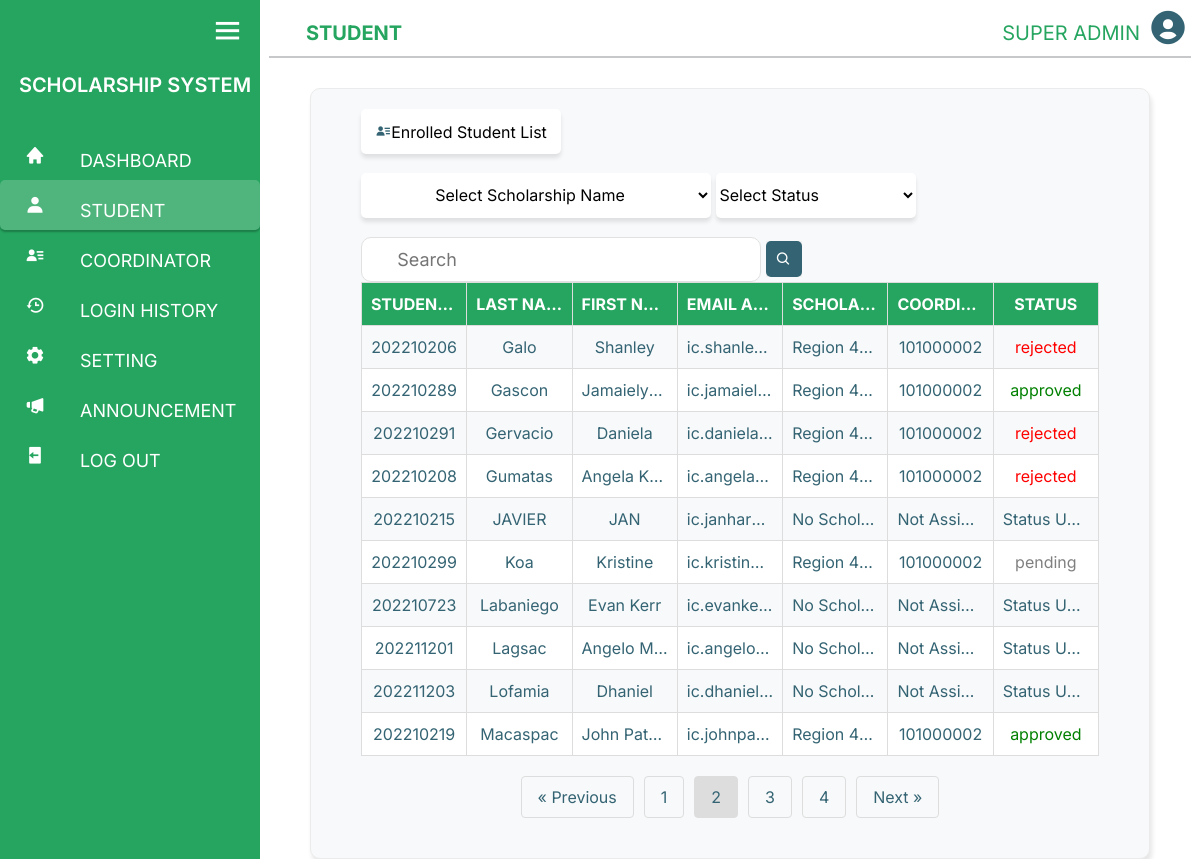
/superadmin/superadmin_Student.php?page=2, run on the app's committed database.
### tables this page shows
CREATE TABLE `tbl_student_acc` (
  `Student_No` int(11) NOT NULL,
  `First_name` varchar(50) NOT NULL,
  `Last_name` varchar(50) NOT NULL,
  `Email_Address` varchar(50) NOT NULL,
  `Password` longtext NOT NULL,
  `OTP_password` varchar(191) DEFAULT NULL,
  `Verification_Token` varchar(191) NOT NULL,
  `Verification_Status` tinyint(2) NOT NULL DEFAULT 0 COMMENT '0 = no, 1 = yes',
  `Date_Created` timestamp NOT NULL DEFAULT current_timestamp() ON UPDATE current_timestamp()
);

CREATE TABLE `tbl_scholarship` (
  `scholarship_no` int(11) NOT NULL,
  `scholarship_name` text NOT NULL,
  `description` text NOT NULL,
  `qualifications` text NOT NULL,
  `start_of_applications` date NOT NULL,
  `end_of_applications` date NOT NULL,
  `Admin_id` int(11) NOT NULL,
  `scholarship_processed` datetime DEFAULT NULL
);

CREATE TABLE `tbl_application_scholarship` (
  `Student_No` int(11) NOT NULL,
  `scholarship_no` int(11) NOT NULL,
  `C_status` varchar(50) NOT NULL,
  `rejection_reason` text NOT NULL,
  `application_date` date DEFAULT NULL,
  `Admin_id` int(11) DEFAULT NULL,
  `processed_date` datetime DEFAULT NULL
);

### superadmin/superadmin_Student.php (the view, shortened to what this page needs)
<?php
$conn = new mysqli('localhost', 'root', '', 'db_scholarship_system');
?>
<!DOCTYPE html>
<html lang="en">
<head>
    <link href="bootstrap.min.css" rel="stylesheet">
    <link href='https://unpkg.com/boxicons@2.0.7/css/boxicons.min.css' rel='stylesheet'>
    <link rel="stylesheet" href="superadmin.css">
    <link href="sweetalert2.min.css" rel="stylesheet">
</head>
<body>
    <div class="sidebar open">
        <div class="home-content">
            <i class='bx bx-menu'></i>
        </div>
        <div class="logo-details justify-content-center">
            <span class="logo_name">SCHOLARSHIP SYSTEM</span>
        </div>
        <ul class="nav-links">
            <li>
                <a href="superadmin_dashboard.php">
                    <i class='bx bxs-home'></i>
                    <span class="link_name">DASHBOARD</span>
                </a>
            </li>
            <li style="border-radius: 5px;
background: rgba(244, 244, 244, 0.20);
box-shadow: 0px 2px 2px 0px rgba(0, 0, 0, 0.25);">
                <a href="superadmin_Student.php">
                    <i class='bx bxs-user'></i>
                    <span class="link_name">STUDENT</span>
                </a>
            </li>
            <li>
                <a href="superadmin_coor.php">
                    <i class='bx bxs-user-detail'></i>
                    <span class="link_name">COORDINATOR</span>
                </a>
            </li>
            <li>
                <a href="superadmin_history.php">
                    <i class='bx bx-history'></i>
                    <span class="link_name">LOGIN HISTORY</span>
                </a>
            </li>
            <li>
                <a href="superadmin_setting.php">
                    <i class='bx bxs-cog'></i>
                    <span class="link_name">SETTING</span>
                </a>
            </li>
            <li>
                <a href="superadmin_announcement.php">
                    <i class='bx bxs-megaphone'></i>
                    <span class="link_name">ANNOUNCEMENT</span>
                </a>
            </li>
            <li>
                <a href="" id="logout-link">
                    <i class='bx bxs-log-out'></i>
                    <span class="link_name ">LOG OUT</span>
                </a>
            </li>
        </ul>
    </div>
    <section class="home-section ">
        <nav class="navbar navbar-expand-lg navbar-light">
            <div class="container-fluid">
                <span class=" ms-4 fw-bold">STUDENT</span>
                <div class="d-flex ms-auto">
                    <a href="#" class="nav-link d-flex align-items-center">
                        <span class="me-2 fw-normal">SUPER ADMIN</span>
                        <i class='bx bxs-user-circle custom-icon'></i>
                    </a>
                </div>
            </div>
        </nav>
        <hr>
        <div class="main-container" id="div1">
            <div class="row">
                <div class="col-sm-12">
                    <button class="application-btn" id="buttonInDiv1" style="float: left;"><i class='bx bxs-user-detail'></i>Enrolled Student List</button>
                    <div class="content-application">
                        <form action="" method="POST">
                            <select style="border: none; width:350px; text-align:center;" class="application-btn" id="select_Scholar_name" name="req_name">
                                <option value="" disabled selected>Select Scholarship Name</option>
                            </select>
                            <select style="border: none;" name="status_select" id="status_select" class="application-btn">
                                <option value="" disabled selected>Select Status</option>
                            </select>
                            <input class="search-input" type="text" name="search_user" id="search_user" value="<?php echo isset($_POST['search_user']) ? htmlspecialchars($_POST['search_user']) : ''; ?>" placeholder="   Search">
                            <button type="button" name="submit" value="submit-pending">
                                <div class='bx bx-search'></div>
                            </button>
                        </form>
                    </div>
                </div>
            </div>
            <div class="row">
                <div class="col-sm-12 content-student">
                    <table class="table-striped">
                        <tr>
                            <th>STUDENT ID</th>
                            <th>LAST NAME</th>
                            <th>FIRST NAME</th>
                            <th>EMAIL ADDRESS</th>
                            <th>SCHOLARSHIP NAME</th>
                            <th style='text-align: center;'>COORDINATOR ID</th>
                            <th style='text-align: center;'>STATUS</th>
                        </tr>
                        <tbody id="results-container">
                        <?php
                            $records_per_page = 10;
                            $current_page = isset($_GET['page']) && is_numeric($_GET['page']) ? (int)$_GET['page'] : 1;
                            $offset = ($current_page - 1) * $records_per_page;
                            $total_records_sql = "SELECT COUNT(*) AS total FROM tbl_student_acc";
                            $total_records_result = $conn->query($total_records_sql);
                            $total_records = $total_records_result->fetch_assoc()['total'];
                            $total_pages = ceil($total_records / $records_per_page);
                            $sql_default = "
                                SELECT
                                    tbl_student_acc.Student_No,
                                    tbl_student_acc.First_name,
                                    tbl_student_acc.Last_name,
                                    tbl_student_acc.Email_Address,
                                    tbl_scholarship.scholarship_name,
                                    tbl_application_scholarship.Admin_id,
                                    tbl_application_scholarship.C_status
                                FROM
                                    tbl_student_acc
                                LEFT JOIN
                                    tbl_application_scholarship
                                ON
                                    tbl_student_acc.Student_No = tbl_application_scholarship.Student_No
                                LEFT JOIN
                                    tbl_scholarship
                                ON
                                    tbl_scholarship.scholarship_no = tbl_application_scholarship.scholarship_no
                                ORDER BY
                                    tbl_student_acc.Last_name ASC
                                LIMIT $records_per_page OFFSET $offset
                            ";
                            $result_default = $conn->query($sql_default);
                            if ($result_default->num_rows > 0) {
                                $row_count = 0;
                                while ($row = $result_default->fetch_assoc()) {
                                    $row_class = ($row_count % 2 == 0) ? 'even' : 'odd';
                                    $row_count++;
                                    $admin_id = !empty($row["Admin_id"]) ? htmlspecialchars($row["Admin_id"]) : 'Not Assigned';
                                    $scholarship_name = !empty($row["scholarship_name"]) ? htmlspecialchars($row["scholarship_name"]) : 'No Scholarship';
                                    $c_status = !empty($row["C_status"]) ? htmlspecialchars($row["C_status"]) : 'Status Unknown';
                                    $status_color = '#346473';
                                    if (strtolower($c_status) == 'pending') {
                                        $status_color = 'gray';
                                    } elseif (strtolower($c_status) == 'approved') {
                                        $status_color = 'green';
                                    } elseif (strtolower($c_status) == 'rejected') {
                                        $status_color = 'red';
                                    }
                                    echo "<tr class='$row_class'>
                                        <td>" . htmlspecialchars($row["Student_No"]) . "</td>
                                        <td>" . htmlspecialchars($row["Last_name"]) . "</td>
                                        <td>" . htmlspecialchars($row["First_name"]) . "</td>
                                        <td>" . htmlspecialchars($row["Email_Address"]) . "</td>
                                        <td>" . $scholarship_name . "</td>
                                        <td style='text-align: center;'>" . $admin_id . "</td>
                                        <td style='text-align: center; color: $status_color;'>" . $c_status . "</td>
                                    </tr>";
                                }
                            } else {
                                echo "<tr>
                                    <td colspan='7' style='text-align: center;'>NO AVAILABLE APPLICATION!</td>
                                </tr>";
                            }
                            ?>
                        </tbody>
                    </table>
                    <?php
                            echo "<div class='pagination' style='text-align: center; margin-top: 20px;'>";
                            if ($current_page > 1) {
                                echo "<a href='?page=" . ($current_page - 1) . "'>&laquo; Previous</a> ";
                            }
                            for ($page = 1; $page <= $total_pages; $page++) {
                                if ($page == $current_page) {
                                    echo "<a href='' style='background-color:#dddddd;'>$page</a> ";
                                } else {
                                    echo "<a href='?page=$page'>$page</a> ";
                                }
                            }
                            if ($current_page < $total_pages) {
                                echo "<a href='?page=" . ($current_page + 1) . "'>Next &raquo;</a>";
                            }
                            echo "</div>";
                    ?>
                </div>
            </div>
        </div>
    </section>
</body>
</html>

### superadmin/superadmin.css (style rules this page uses)
* { margin: 0; padding: 0; box-sizing: border-box; }
body { font-family: 'Inter', sans-serif; }
.sidebar { position: fixed; top: 0; left: 0; height: 100%; width: 260px; background: #25A55F; z-index: 100; transition: all 0.5s ease; }
.sidebar .home-content { height: 60px; padding-left: 5px; padding-right: 5px; display: flex; align-items: center; justify-content: flex-end; position: relative; }
.home-content .bx-menu { color: #ffffff; font-size: 35px; cursor: pointer; position: absolute; right: 15px; transition: all 0.5s ease; }
.sidebar .logo-details { height: auto; width: 100%; display: flex; align-items: center; justify-content: center; }
.sidebar .logo-details .logo_name { font-size: 20px; color: #fff; font-weight: 600; transition: 0.2s ease; transition-delay: 0.1s; white-space: nowrap; }
.sidebar .nav-links { height: 100%; padding: 30px 0 150px 0; overflow: auto; }
.sidebar .nav-links li { position: relative; list-style: none; transition: all 0.4s ease; }
.sidebar .nav-links li i { height: 50px; min-width: 70px; text-align: center; line-height: 50px; color: #fff; font-size: 20px; transition: all 0.3s ease; }
.sidebar .nav-links li a { display: flex; align-items: center; text-decoration: none; }
.sidebar .nav-links li a .link_name { font-size: 18px; font-weight: 400; color: #fff; transition: all 0.4s ease; white-space: nowrap; }
.home-section { position: relative; background: #fff; height: 100vh; left: 260px; width: calc(100% - 260px); transition: all 0.5s ease; }
.container-fluid span { color: #25A55F; }
.custom-icon { font-size: 2.5rem; color: #346473; }
hr { margin: 0 auto; border: 1px solid; width: 98%; }
.main-container { margin: 30px 50px 30px 50px; padding: 20px 50px 20px 50px; background-color: #f8f9fa; border: #ebebeb solid 1px; color: #346473; border-radius: 10px; box-shadow: 2px 5px 5px rgba(0, 0, 0, 0.1); }
.content-application { float: right; }
.bx,b { color: #346473; }
.application-btn { border-radius: 5px; background: #FFF; box-shadow: 0px 4px 4px 0px rgba(0, 0, 0, 0.10); width: 200px; height: 45px; margin-bottom: 19px; }
.search-input { border-radius: 10px; border: 1px solid #E1E1E1; background: #FFF; text-indent: 20px; font-size: 18px; width: 400px; height: 45px; }
.bx-search { border-radius: 5px ; background-color: #346473; color: #FFF; padding: 10px; }
button { border: none; }
table { width: 100%; table-layout: fixed; border-collapse: collapse; }
th { height: 30px; }
th,td { text-align: left; overflow: hidden; text-overflow: ellipsis; white-space: nowrap; }
span { font-size: 20px; font-weight: solid; color: white; padding: 10px 0px 0px 10px; }
table { width: 100%; border-collapse: collapse; }
th, td { padding: 8px; text-align: left; border: 1px solid #ddd; }
tr.even { background-color: #f8f9fa; }
tr.odd { background-color: #ffffff; }
th { background-color: #25A55F; color: white; }
.pagination { display: flex; justify-content: center; margin: 20px 0; }
.pagination a { margin: 0 5px; padding: 8px 16px; border: 1px solid #ddd; border-radius: 4px; text-decoration: none; color: #346473; }
th, td { padding: 9px; text-align: left; border: 1px solid #ddd; text-align: center; }

### data on the page
tbl_student_acc: Student_No "202210206", Last_name "Galo", First_name "Shanley", Email_Address "ic.shanl…", tbl_scholarship.scholarship_name "Region…", tbl_application_scholarship.Admin_id "101000002", tbl_application_scholarship.C_status "rejected"
tbl_student_acc: Student_No "202210289", Last_name "Gascon", First_name "Jamaiel…", Email_Address "ic.jamai…", tbl_scholarship.scholarship_name "Region…", tbl_application_scholarship.Admin_id "101000002", tbl_application_scholarship.C_status "approved"
tbl_student_acc: Student_No "202210291", Last_name "Gervacio", First_name "Daniela", Email_Address "ic.danie…", tbl_scholarship.scholarship_name "Region…", tbl_application_scholarship.Admin_id "101000002", tbl_application_scholarship.C_status "rejected"
tbl_student_acc: Student_No "202210208", Last_name "Gumatas", First_name "Angela…", Email_Address "ic.angel…", tbl_scholarship.scholarship_name "Region…", tbl_application_scholarship.Admin_id "101000002", tbl_application_scholarship.C_status "rejected"
tbl_student_acc: Student_No "202210215", Last_name "JAVIER", First_name "JAN", Email_Address "ic.janha…", scholarship_name "No Sch…", admin_id "Not Ass…", c_status "Status…"
tbl_student_acc: Student_No "202210299", Last_name "Koa", First_name "Kristine", Email_Address "ic.kristi…", tbl_scholarship.scholarship_name "Region…", tbl_application_scholarship.Admin_id "101000002", tbl_application_scholarship.C_status "pending"
tbl_student_acc: Student_No "202210723", Last_name "Labaniego", First_name "Evan Kerr", Email_Address "ic.evank…", scholarship_name "No Sch…", admin_id "Not Ass…", c_status "Status…"
tbl_student_acc: Student_No "202211201", Last_name "Lagsac", First_name "Angelo…", Email_Address "ic.angel…", scholarship_name "No Sch…", admin_id "Not Ass…", c_status "Status…"
tbl_student_acc: Student_No "202211203", Last_name "Lofamia", First_name "Dhaniel", Email_Address "ic.dhani…", scholarship_name "No Sch…", admin_id "Not Ass…", c_status "Status…"
tbl_student_acc: Student_No "202210219", Last_name "Macaspac", First_name "John Pa…", Email_Address "ic.johnp…", tbl_scholarship.scholarship_name "Region…", tbl_application_scholarship.Admin_id "101000002", tbl_application_scholarship.C_status "approved"
